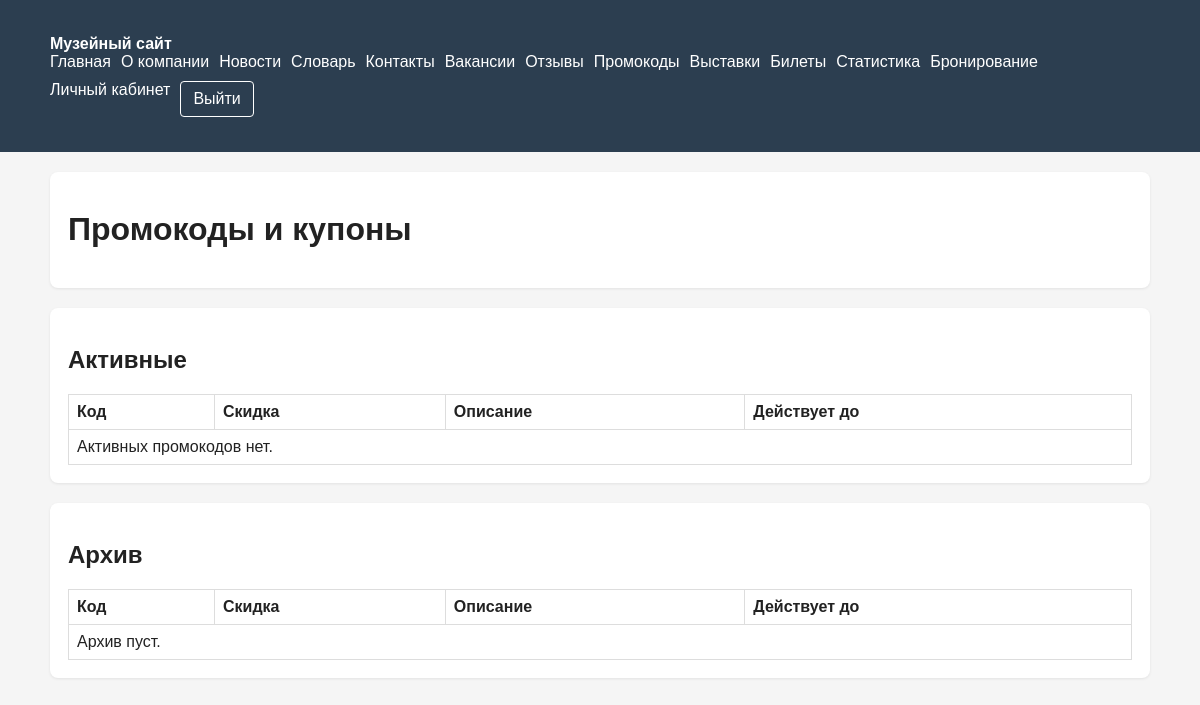
Page /promocodes/ (signed in) on the earlier database version.
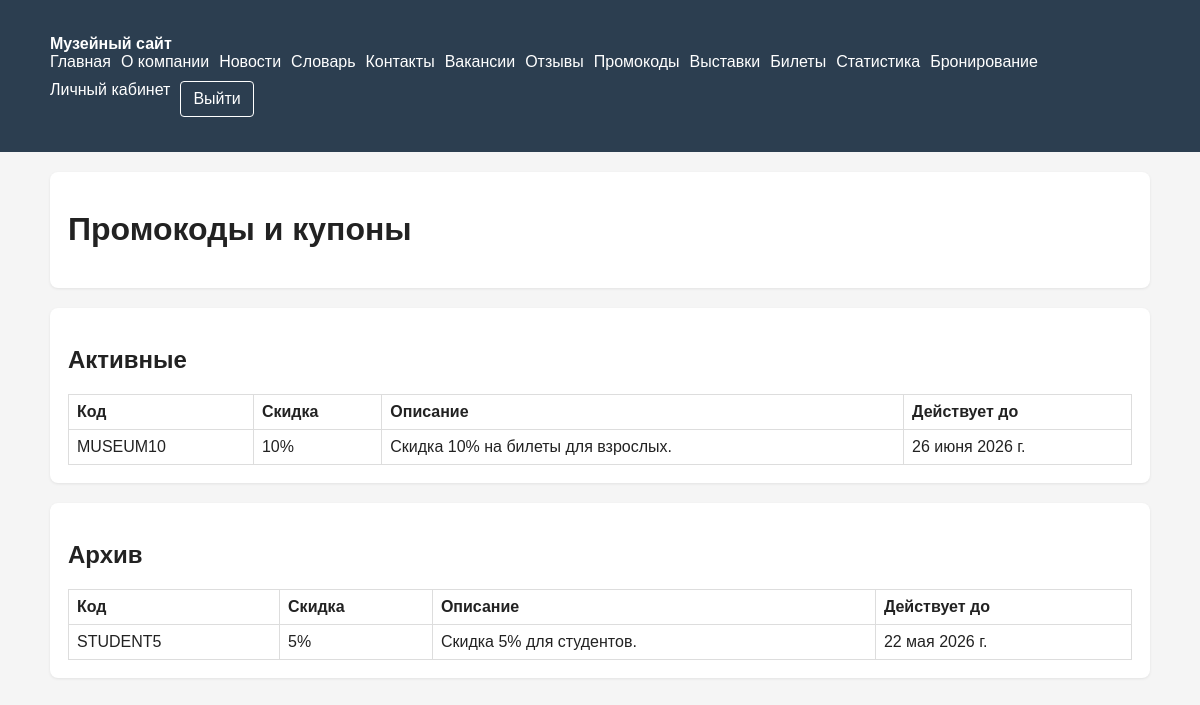
Same page on the later database version.
### museum/models.py (models this page shows, shortened)
class PromoCode(models.Model):
    code = models.CharField(max_length=50, unique=True)
    description = models.TextField(blank=True)
    discount = models.PositiveIntegerField(default=0)
    is_active = models.BooleanField(default=True)
    valid_from = models.DateField(null=True, blank=True)
    valid_to = models.DateField(null=True, blank=True)
    created_at = models.DateTimeField(auto_now_add=True)

### museum/views.py (the view)
# urls.py: path("promocodes/", promocodes_view, name="promocodes"),
def promocodes_view(request):
    active = PromoCode.objects.filter(is_active=True).order_by("-created_at")
    archive = PromoCode.objects.filter(is_active=False).order_by("-created_at")
    return render(request, "museum/promocodes.html", {"active_promocodes": active, "archive_promocodes": archive})

### templates/museum/promocodes.html (shortened to what this page needs)
{% extends 'base.html' %}
{% block content %}
<div class="panel">
    <h1>Промокоды и купоны</h1>
</div>
<div class="panel">
    <h2>Активные</h2>
    <table>
        <tr><th>Код</th><th>Скидка</th><th>Описание</th><th>Действует до</th></tr>
        {% for promo in active_promocodes %}
            <tr>
                <td>{{ promo.code }}</td>
                <td>{{ promo.discount }}%</td>
                <td>{{ promo.description }}</td>
                <td>{{ promo.valid_to|default:'—' }}</td>
            </tr>
        {% empty %}
            <tr><td colspan="4">Активных промокодов нет.</td></tr>
        {% endfor %}
    </table>
</div>
<div class="panel">
    <h2>Архив</h2>
    <table>
        <tr><th>Код</th><th>Скидка</th><th>Описание</th><th>Действует до</th></tr>
        {% for promo in archive_promocodes %}
            <tr>
                <td>{{ promo.code }}</td>
                <td>{{ promo.discount }}%</td>
                <td>{{ promo.description }}</td>
                <td>{{ promo.valid_to|default:'—' }}</td>
            </tr>
        {% empty %}
            <tr><td colspan="4">Архив пуст.</td></tr>
        {% endfor %}
    </table>
</div>
{% endblock %}

Differences in the rows shown:
added PromoCode: code "MUSEUM10", discount "10", description "Скидка 10% на билеты для взрослых.", valid_to "26 июня 2026 г.", shown under "Активные"
added PromoCode: code "STUDENT5", discount "5", description "Скидка 5% для студентов.", valid_to "22 мая 2026 г.", shown under "Архив"
Other differences:
text no longer shown: "Активных промокодов нет. Архив пуст."
